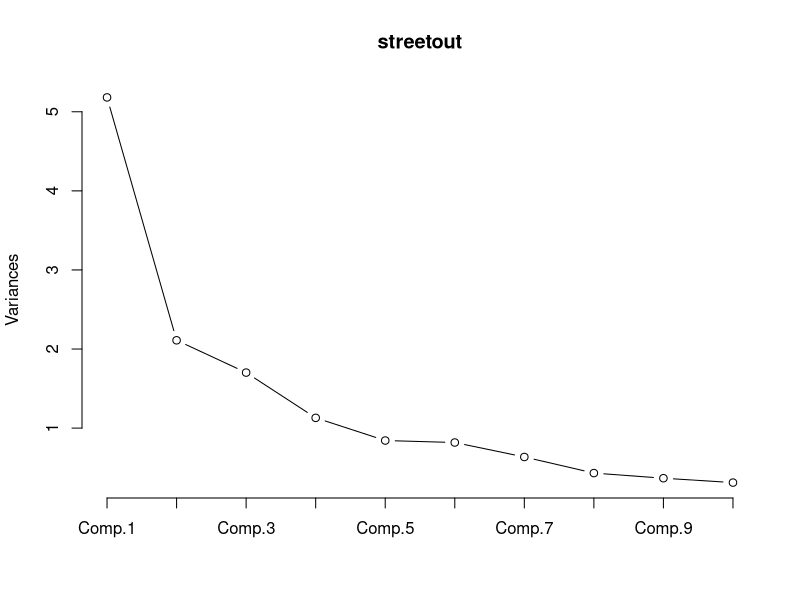
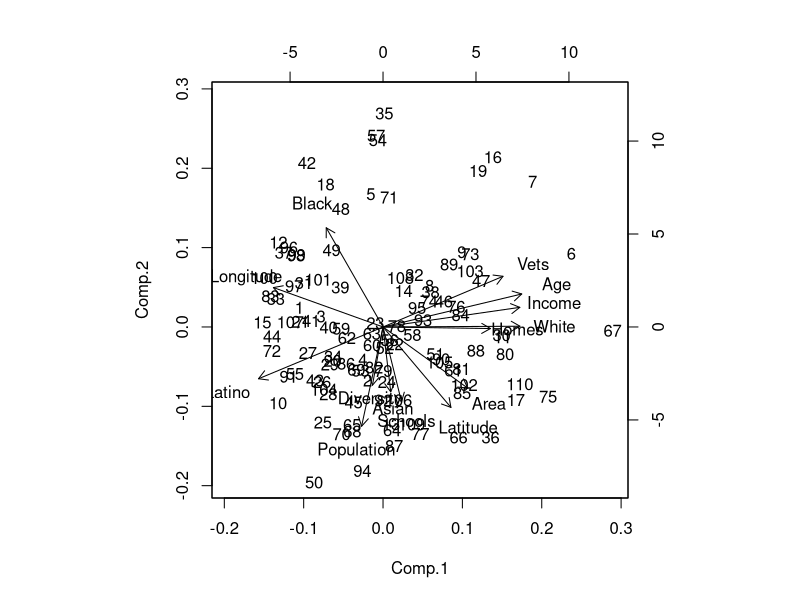
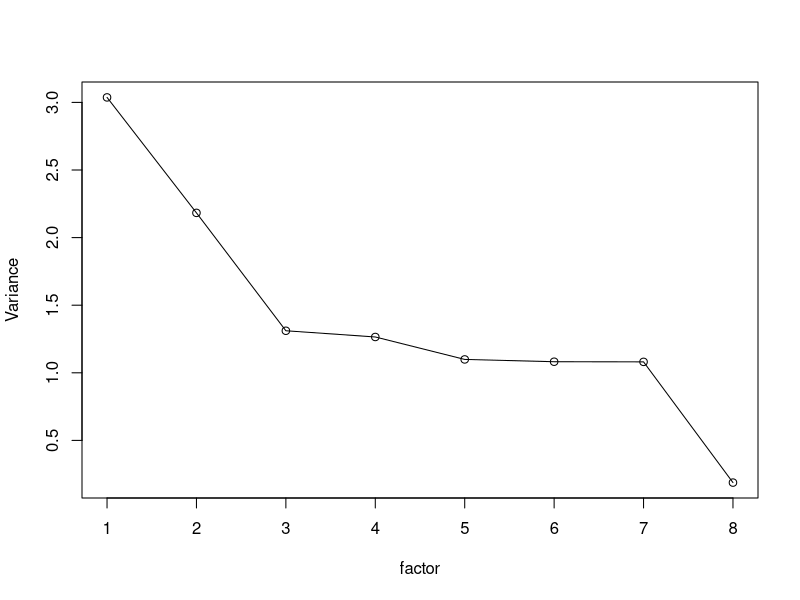
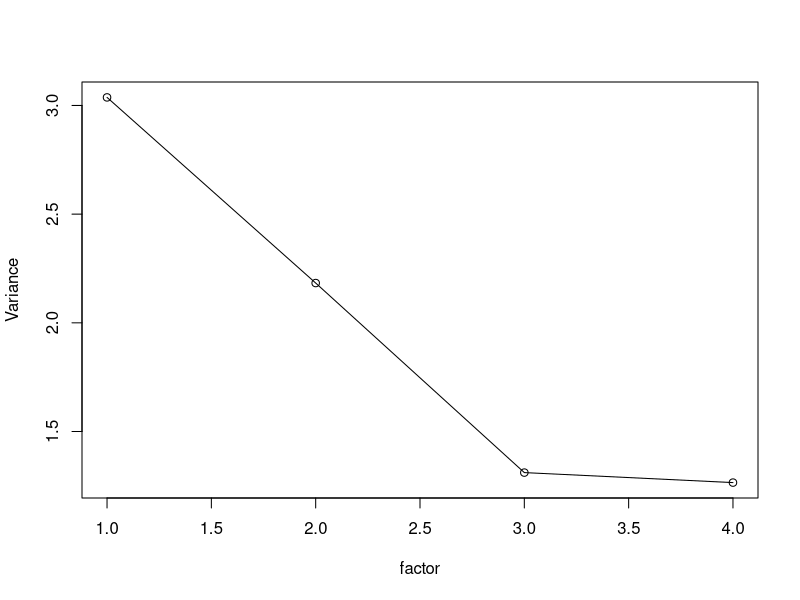
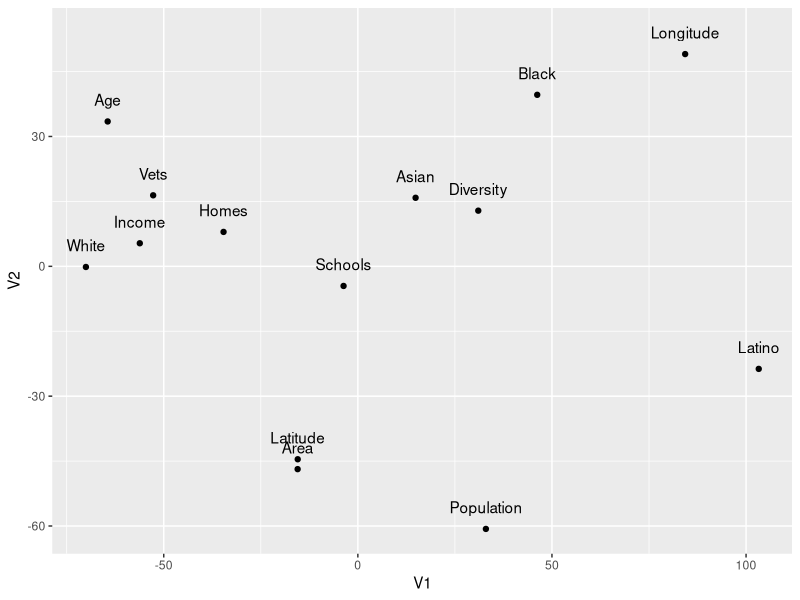
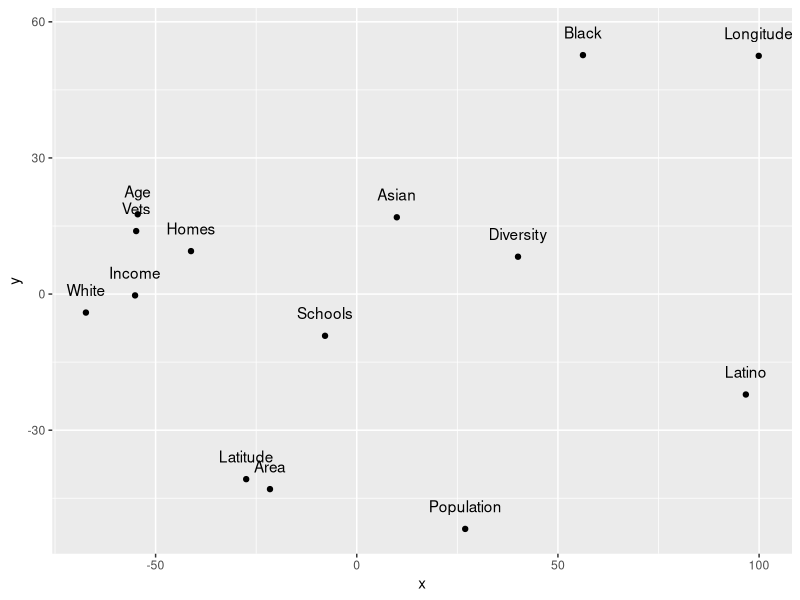

These figures' R source, in order:
##加载程序包
library(dplyr)
library(ggplot2)

# ---------读入数据---------
setwd("D:/lagua/CODING/R-learn/R-code/Chap5_DimensionReduction")
street <- read.csv("LANeighborhoods.csv", header=T, skip=1)
colnames(street)
# 去除掉第一列，因为后面需要计算相关系数矩阵
street = street[, -1]
summary(street)


# ---------主成分分析---------
help("princomp")
streetout <- princomp(street,cor = T,scores = T)
summary(streetout,loadings=T)

streetout <- princomp(scale(street),cor = T,scores = T)
#streetout$scores记录了每个观测的主成分得分。
streetout$scores
##显示分析结果
summary(streetout,loadings=T)

##画崖底碎石图
screeplot(streetout,type = "lines")

##画前两个主成分的双标图
biplot(streetout,choices = 1:2,col="black")
help(biplot)


# ---------因子分析---------
# help("factanal")
# 使用极大似然估计，
# 因子旋转：方差最大
streetout <- factanal(scale(street),fm="ml",factors = 8,rotation = "varimax")
streetout # 查看结果
# 画碎石图，查看方差变化情况，以便选择因子个数
plot(c(3.037,   2.183,   1.311,   1.265,   1.099,   1.082,   1.081,   0.188),
     type="o",
     xlab="factor",
     ylab="Variance")

# 选择因子个数为7
streetout <- factanal(scale(street),fm="ml",factors = 4,rotation = "varimax")
streetout
plot(c(3.037,   2.183,   1.311,   1.265),
     type="o",
     xlab="factor",
     ylab="Variance")


# 显示分析结果
streetout
#streetout数据集包含两个公共因子的载荷矩阵Loadings,
summary(streetout)


# ---------多维标度分析---------
tmpstreet <- t(scale(street))
help(dist)
# 求出距离矩阵， 使用L_1范数--曼哈顿距离
diststreet <- dist(tmpstreet,method = "manhattan") 


# ---------度量形式
# help("cmdscale")
out <- cmdscale(diststreet) %>% as.data.frame()
#使用cmdscale函数进行多维标度分析。

ggplot(out,aes(x=V1,y=V2))+
  geom_point()+
  geom_text(aes(y=V2+5,label=row.names(out)))

# ---------非度量形式
library(MASS)
D = as.matrix(diststreet) # 转化为矩阵形式
help("isoMDS")
MDS = isoMDS(D, k=2) # 非度量形式的多维标度分析
# MDS
MDS$stress # 查看应力值
x = MDS$points[, 1]
y = MDS$points[, 2]
# 对代表高维空间数据的低维空间数据画图
ggplot(out,aes(x=x,y=y))+
  geom_point()+
  geom_text(aes(y=y+5,label=row.names(D)))


# 查看其他更低维度的应力值
for (i in 3:9){
  MDS = isoMDS(D, k=i) # 非度量形式的多维标度分析
  # MDS
  print(MDS$stress) # 查看应力值
}

